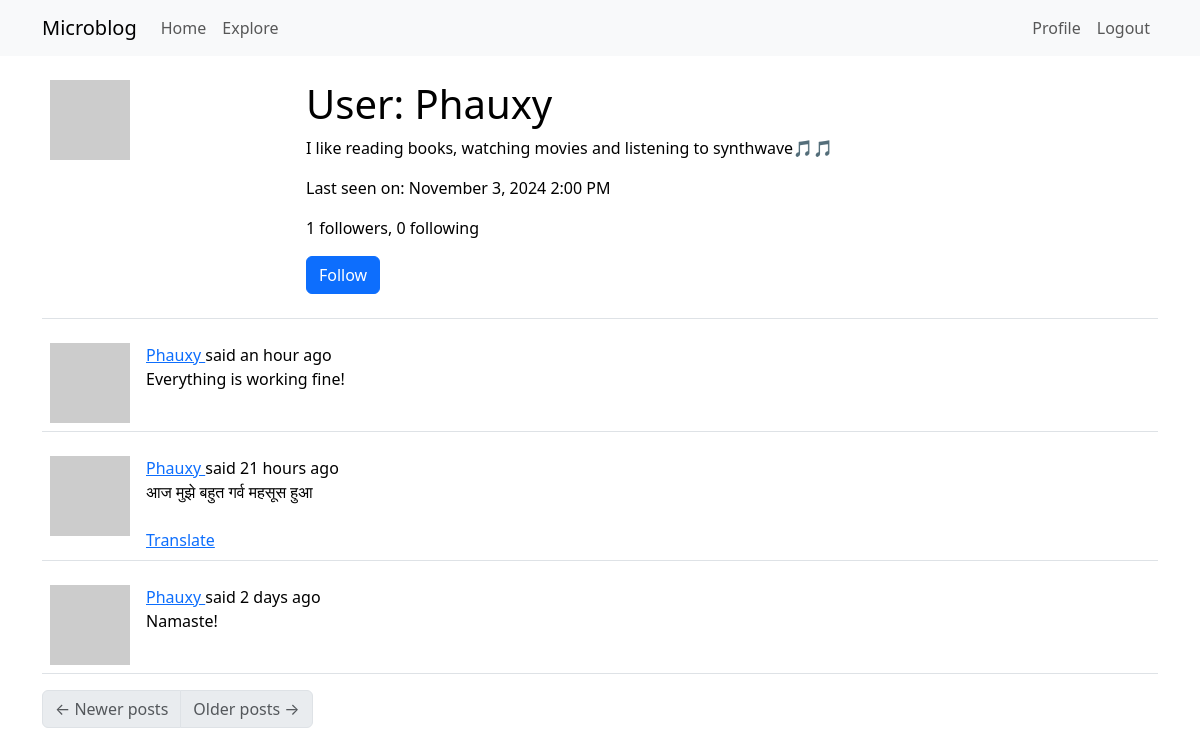
Page /user/Phauxy (signed in) on the committed database.
### app/models.py (models this page shows, shortened)
class User(UserMixin, db.Model):
    id: so.Mapped[int] = so.mapped_column(primary_key=True)
    username: so.Mapped[str] = so.mapped_column(sa.String(64), index=True,
                                                unique=True)
    email: so.Mapped[str] = so.mapped_column(sa.String(120), index=True,
                                             unique=True)
    password_hash: so.Mapped[Optional[str]] = so.mapped_column(sa.String(256))
    posts: so.WriteOnlyMapped['Post'] = so.relationship(
        back_populates='author')
    about_me: so.Mapped[Optional[str]] = so.mapped_column(sa.String(140))
    last_seen: so.Mapped[Optional[datetime]] = so.mapped_column(
        default=lambda: datetime.now(timezone.utc))
    following: so.WriteOnlyMapped['User'] = so.relationship(
        secondary=followers, primaryjoin=(followers.c.follower_id == id),
        secondaryjoin=(followers.c.followed_id == id),
        back_populates='followers'
    )
    followers: so.WriteOnlyMapped['User'] = so.relationship(
        secondary=followers, primaryjoin=(followers.c.followed_id == id),
        secondaryjoin=(followers.c.follower_id == id),
        back_populates='following'
    )
    def avatar(self, size):
        digest = md5(self.email.lower().encode('utf-8')).hexdigest()
        return f'https://www.gravatar.com/avatar/{digest}?d=identicon&s={size}'
    def is_following(self, user):
        query = self.following.select().where(User.id == user.id)
        return db.session.scalar(query)
    def followers_count(self):
        query = sa.select(sa.func.count()).select_from(
            self.followers.select().subquery()
        )
        return db.session.scalar(query)
    def following_count(self):
        query = sa.select(sa.func.count()).select_from(
            self.following.select().subquery()
        )
        return db.session.scalar(query)

class Post(db.Model):
    id: so.Mapped[int] = so.mapped_column(primary_key=True)
    body: so.Mapped[str] = so.mapped_column(sa.String(140))
    timestamp: so.Mapped[datetime] = so.mapped_column(
        index=True, default=lambda: datetime.now(timezone.utc))
    user_id: so.Mapped[int] = so.mapped_column(sa.ForeignKey(User.id),
                                               index=True)
    author: so.Mapped[User] = so.relationship(back_populates='posts')
    language: so.Mapped[Optional[str]] = so.mapped_column(sa.String(5))

### app/main/routes.py (the view)
@bp.route('/user/<username>')
@login_required
def user(username):
    user = db.first_or_404(sa.select(User).where(User.username == username))
    page = request.args.get('page', 1, type=int)
    query = user.posts.select().order_by(Post.timestamp.desc())
    posts = db.paginate(query, page=page,
                        per_page=current_app.config['POSTS_PER_PAGE'],
                        error_out=False)
    next_url = url_for('main.user', username=user.username, page=posts.next_num) \
        if posts.has_next else None
    prev_url = url_for('main.user', username=user.username, page=posts.prev_num) \
        if posts.has_prev else None
    form = EmptyForm()
    return render_template('user.html', user=user, posts=posts.items,
                           next_url=next_url, prev_url=prev_url, form=form)

### app/main/forms.py
class EmptyForm(FlaskForm):
    submit = SubmitField('Submit')

### app/__init__.py (called while the page is built)
def get_locale():
    return request.accept_languages.best_match(current_app.config['LANGUAGES'])

### app/main/routes.py (called while the page is built)
@bp.before_request
def before_request():
    if current_user.is_authenticated:
        current_user.last_seen = datetime.now(timezone.utc)
        db.session.commit()
    g.locale = str(get_locale())

### app/models.py (called while the page is built)
@login.user_loader
def load_user(id):
    return db.session.get(User, int(id))

### app/templates/user.html (shortened to what this page needs)
{% extends "base.html" %}
{% block content %}
    <table class="table table-hover">
        <tr>
            <td width="256px"><img src="{{ user.avatar(256) }}"></td>
            <td>
                <h1>{{ _('User') }}: {{ user.username }}</h1>
                {% if user.about_me %}<p>{{ user.about_me }}</p>{% endif %}
                {% if user.last_seen %}
                <p>{{ _('Last seen on') }}: {{ moment(user.last_seen).format('LLL') }}</p>
                {% endif %}
                <p>{{ _('%(count)d followers', count=user.followers_count()) }}, {{ _('%(count)d following', count=user.following_count()) }}</p>
                {% if user == current_user %}
                <p><a href="{{ url_for('main.edit_profile') }}">{{ _('Edit your profile') }}</a></p>
                {% elif not current_user.is_following(user) %}
                <p>
                    <form action="{{ url_for('main.follow', username=user.username) }}" method="post">
                        {{ form.submit(value=_('Follow'), class_='btn btn-primary') }}
                    </form>
                </p>
                {% endif %}
            </td>
        </tr>
    </table>
    {% for post in posts %}
        {% include '_post.html' %}
    {% endfor %}
    <nav aria-label="Post navigation">
        <ul class="pagination">
            <li class="page-item{% if not prev_url %} disabled{% endif %}">
                <a class="page-link" href="{{ prev_url }}">
                    <span aria-hidden="true">&larr;</span> {{ _('Newer posts') }}
                </a>
            </li>
            <li class="page-item{% if not next_url %} disabled{% endif %}">
                <a class="page-link" href="{{ next_url }}">
                    {{ _('Older posts') }} <span aria-hidden="true">&rarr;</span>
                </a>
            </li>
        </ul>
    </nav>
{% endblock %}

### app/templates/_post.html (shortened to what this page needs)
    <table class="table table-hover">
        <tr>
            <td width="70px">
                <a href="{{ url_for('main.user', username=post.author.username) }}">
                    <img src="{{ post.author.avatar(70) }}" />
                </a>
            </td>
            <td>
                {{ _('%(username)s said %(when)s',
                    username=user_link, when=moment(post.timestamp).fromNow()) }}
                <br>
                <span id="post{{ post.id }}">{{ post.body }}</span>
                {% if post.language and post.language != g.locale %}
                <br><br>
                <span id="translation{{ post.id }}">
                    <a href="javascript:translate(
                        'post{{ post.id }}',
                        'translation{{ post.id }}',
                        '{{ g.locale }}'
                    );">{{ _('Translate') }}</a>
                </span>
                {% endif %}
            </td>
        </tr>
    </table>

### rows in the picture
User: username "Phauxy", about_me "I like reading books, watching movies and listening to synthwave🎵🎵", last_seen "November 3, 2024 2:00 PM"
Post: body "Everything is working fine!"
Post: body "आज मुझे बहुत गर्व महसूस हुआ"
Post: body "Namaste!"
